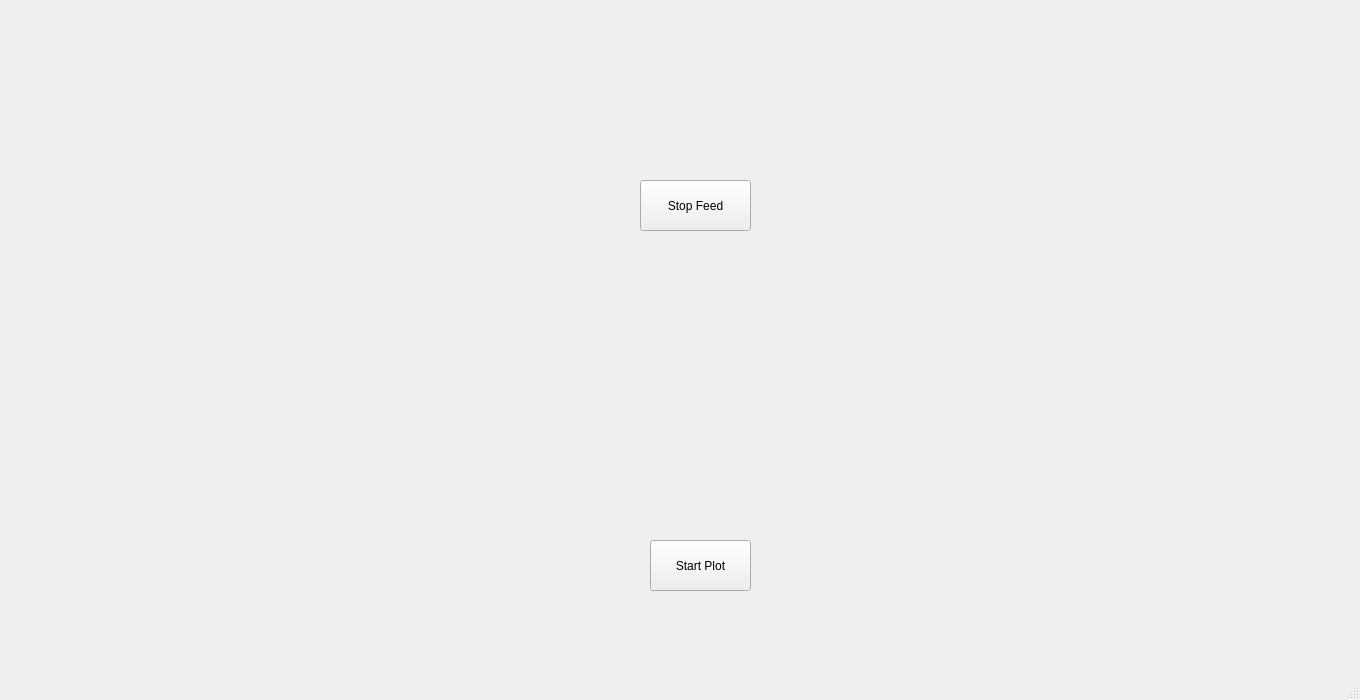
<?xml version="1.0" encoding="UTF-8"?>
<ui version="4.0">
 <class>BowAnalyzer</class>
 <widget class="QMainWindow" name="BowAnalyzer">
  <property name="geometry">
   <rect>
    <x>0</x>
    <y>0</y>
    <width>1360</width>
    <height>700</height>
   </rect>
  </property>
  <property name="windowTitle">
   <string>Bow Analyzer</string>
  </property>
  <widget class="QWidget" name="centralwidget">
   <widget class="QWidget" name="verticalLayoutWidget">
    <property name="geometry">
     <rect>
      <x>10</x>
      <y>10</y>
      <width>501</width>
      <height>431</height>
     </rect>
    </property>
    <layout class="QVBoxLayout" name="cam1">
     <item>
      <widget class="QLabel" name="cam1_lbl">
       <property name="text">
        <string/>
       </property>
      </widget>
     </item>
    </layout>
   </widget>
   <widget class="QWidget" name="verticalLayoutWidget_2">
    <property name="geometry">
     <rect>
      <x>860</x>
      <y>10</y>
      <width>461</width>
      <height>431</height>
     </rect>
    </property>
    <layout class="QVBoxLayout" name="cam2">
     <item>
      <widget class="QLabel" name="cam2_lbl">
       <property name="text">
        <string/>
       </property>
      </widget>
     </item>
    </layout>
   </widget>
   <widget class="QPushButton" name="stop_btn">
    <property name="geometry">
     <rect>
      <x>640</x>
      <y>180</y>
      <width>111</width>
      <height>51</height>
     </rect>
    </property>
    <property name="text">
     <string>Stop Feed</string>
    </property>
   </widget>
   <widget class="QPushButton" name="start_plot">
    <property name="geometry">
     <rect>
      <x>650</x>
      <y>540</y>
      <width>101</width>
      <height>51</height>
     </rect>
    </property>
    <property name="text">
     <string>Start Plot</string>
    </property>
   </widget>
  </widget>
  <widget class="QMenuBar" name="menubar">
   <property name="geometry">
    <rect>
     <x>0</x>
     <y>0</y>
     <width>1360</width>
     <height>21</height>
    </rect>
   </property>
  </widget>
  <widget class="QStatusBar" name="statusbar"/>
 </widget>
 <resources/>
 <connections/>
</ui>
